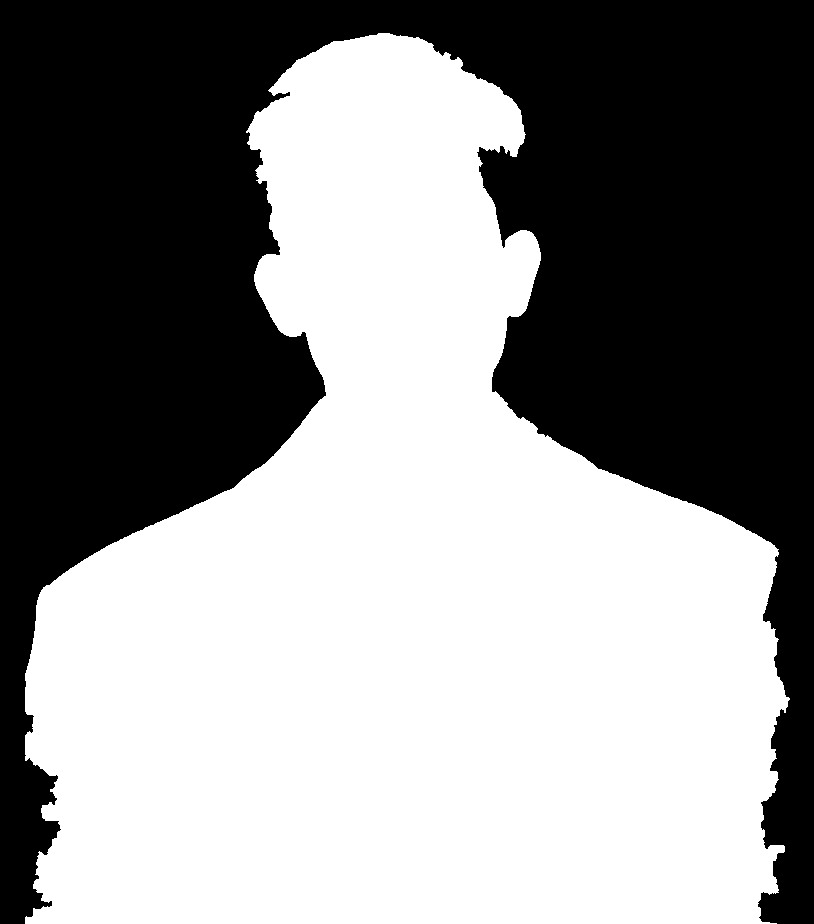

The Python source for this figure:
import numpy as np
from PIL import Image
import skimage.filters
import skimage.segmentation
import skimage.morphology

photo = Image.open("scratch/pure_portrait_original.jpg").convert("RGB")
w, h = photo.size
arr = np.array(photo)
gray = skimage.color.rgb2gray(arr)

# 1. Markers: 1 = Background, 2 = Foreground, 0 = Unknown
markers = np.zeros_like(gray, dtype=int)

# Background seeds:
markers[0:30, :] = 1 # top
markers[0:350, 0:180] = 1 # upper left window gobo
markers[0:350, 640:] = 1  # upper right dark charcoal
markers[350:, 0:25] = 1   # far left edge
markers[350:, 790:] = 1   # far right edge

# Foreground seeds:
markers[240:420, 360:460] = 2 # face
markers[60:180, 360:460] = 2  # hair center
markers[440:560, 380:450] = 2 # turtleneck
markers[580:850, 180:350] = 2 # left lapel & chest
markers[580:850, 470:640] = 2 # right lapel & chest
markers[620:850, 70:180] = 2  # left arm
markers[620:850, 640:760] = 2 # right arm

# Elevation map: Sobel filter
elevation = skimage.filters.sobel(gray)

# Watershed segmentation
seg = skimage.segmentation.watershed(elevation, markers)
mask = (seg == 2)

# Fill holes
mask = skimage.morphology.remove_small_holes(mask, max_size=10000)
mask = skimage.morphology.remove_small_objects(mask, max_size=10000)

print(f"Mask computed! Foreground pixels: {np.sum(mask)}")
Image.fromarray((mask * 255).astype(np.uint8)).save("scratch/test_segmented_mask.png")
